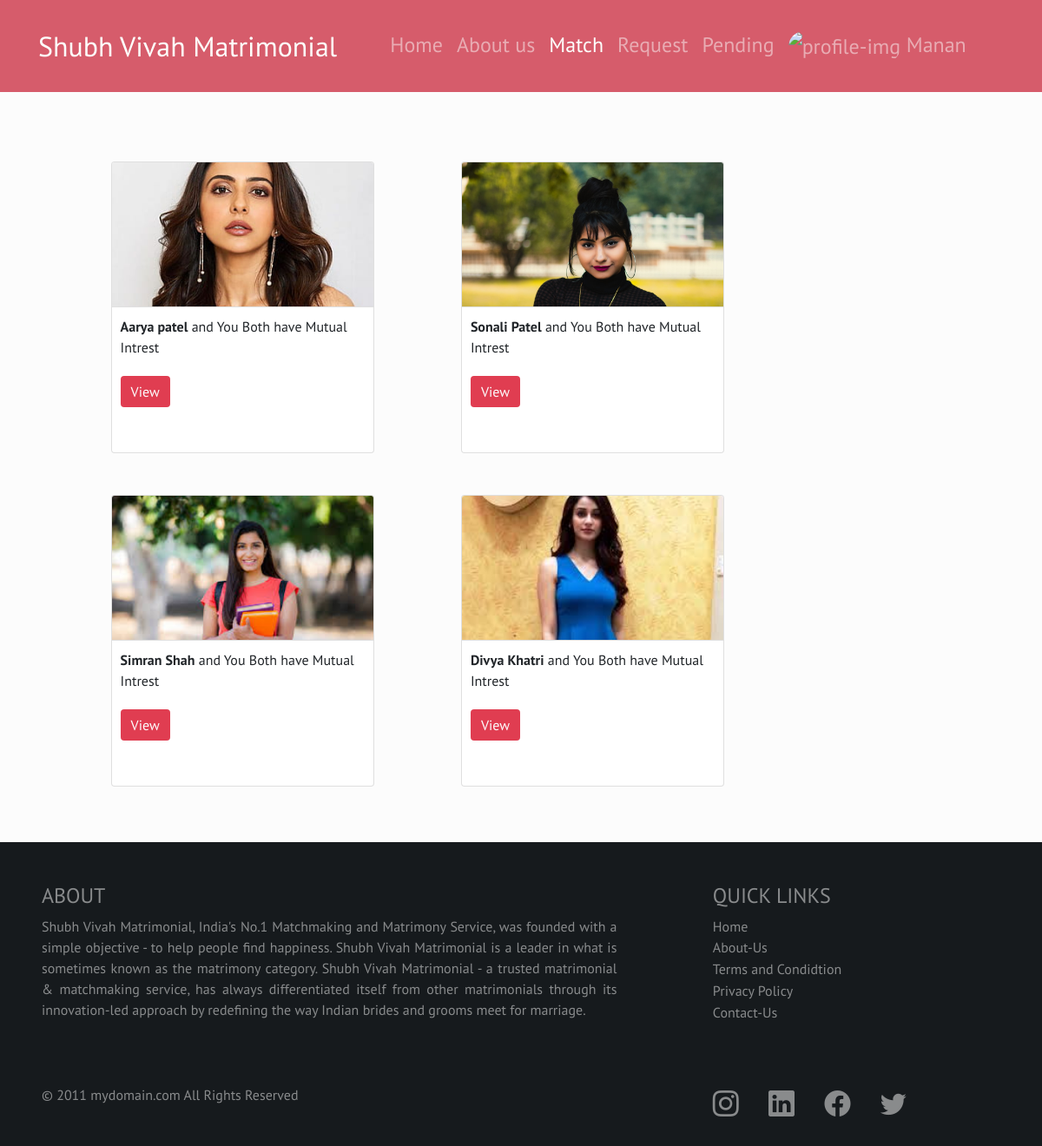
/Matched/ (signed in), run on the app's committed database.
### marriage/models.py (models this page shows, shortened)
class Customer(models.Model):
    email = models.EmailField(max_length=50,unique=True)
    password = models.CharField(max_length=30)
    f_name = models.CharField(max_length=30)
    l_name = models.CharField(max_length=30)
    city = models.CharField(max_length=30)
    state = models.CharField(max_length=30)
    mobile = models.CharField(max_length=10)
    gender = models.CharField(max_length=10)
    birth_date = models.DateField()
    qualification = models.CharField(max_length=30)
    mother_tounge = models.CharField(max_length=30)
    cast = models.CharField(max_length=30)
    Religene = models.CharField(max_length=30)
    occupation = models.CharField(max_length=30)
    age = models.IntegerField(null=True)
    sunshine = models.CharField(default=None,blank=True,max_length=30)
    about = models.TextField(default=None,blank=True,max_length=300)
    height_feet = models.IntegerField(default=None,blank=True,null = True)
    height_inch = models.IntegerField(default=None,blank=True,null = True)
    income = models.IntegerField(default=None,blank=True,null = True)
    def imagePath(instance,filename):
        upload_to = 'profileImg/'
        ext = filename.split('.')[-1]
        filename = '{}.{}'.format(instance.pk, ext)
        return os.path.join(upload_to, filename)
    image = models.ImageField(blank=True, upload_to=imagePath,default = 'default_profile.png')

### marriage/views.py (the view)
# urls.py: path('Matched/',views.matched,name='match'),
def matched(request):
    if 'login_check' in request.session:
        cur_user = name_cur_user(request)
        userID = request.session['login_check']
        matched_user = Matched.objects.filter(person = Customer.objects.get(email = userID)) | Matched.objects.filter(matched_person = Customer.objects.get(email = userID))
        if matched_user.exists():
            interested_dict = []
            for i_user in matched_user:
                if i_user.person == Customer.objects.get(email = userID):
                    data = Customer.objects.values_list('f_name','l_name','image').get(id = i_user.matched_person.id)
                    interested_dict.append({
                        'id':i_user.matched_person.id,
                        'fname': data[0],
                        'lname': data[1],
                        'img' : data[2]
                    })
                else:
                    data = Customer.objects.values_list('f_name','l_name','image').get(id = i_user.person.id)
                    interested_dict.append({
                        'id':i_user.person.id,
                        'fname': data[0],
                        'lname': data[1],
                        'img' : data[2]
                    })
            if interested_dict:
                return render(request,'main/match.html',{'interest':interested_dict,'fname':cur_user[1],'img':cur_user[0]})
            else:
                return render(request,'main/match.html',{'msg':"No Matches Found",'fname':cur_user[1],'img':cur_user[0]})
        else:
            return render(request,'main/match.html',{'msg':"No Matches Found",'fname':cur_user[1],'img':cur_user[0]})
    return redirect('../login')

### marriage/views.py (called while the page is built)
def name_cur_user(request):
    if 'login_check' in request.session:
        cur_user = Customer.objects.get(email = request.session['login_check'])
        return [cur_user.image,cur_user.f_name]
    else:
        return cur_user['','']

### templates/main/match.html (shortened to what this page needs)
{%extends 'main/header.html'%}
{%load static%}
{%block user_body%}
<link rel="stylesheet" href="{% static 'main/match.css'%}">
<main class="main">
  {% if interest %}
  <div class="main-container">
      {% for user in interest %}
        <div class="card">
          <div class="img-div">
            {% if user.img %}
              <img src="../../media/{{user.img}}" class="card-img-top" alt="Profile image not available">
            {% else %}
              <img src="../../media/profileImg/default_profile.png" class="card-img-top" alt="Profile image not available">
            {% endif %}
          </div>
          <div class="card-body">
            <p class="card-text"><strong>{{user.fname}} {{user.lname}}</strong> and You Both have Mutual Intrest <br/></p>
            <div class="interess-btn">
              <form action="{% url 'searchDetail'%}" class="form" method="GET">
                <button type="submit" name="view" id="view" value="{{ user.id }}" class="btn btn-primary">View</button>
              </form>
            </div>
          </div>
        </div>
      {%endfor%}
    </div>
    {%else%}
    <h3 style="padding-top: 10rem; "><center>{{msg}}</center></h3>
  {%endif%}
</main>
{% endblock %}

### templates/main/header.html (shortened to what this page needs)
{%load static%}
<!DOCTYPE html>
<html lang="en">
<head>
    <link href="https://cdn.jsdelivr.net/npm/bootstrap@5.1.3/dist/css/bootstrap.min.css" rel="stylesheet">
    <link rel="stylesheet" href="https://cdn.jsdelivr.net/npm/bootstrap-icons@1.8.1/font/bootstrap-icons.css">
    <link rel="stylesheet" href="{%static 'main/style-header.css'%}">
</head>
<body>
    {% if user_login_check == False %}
        <header>
            <nav class="navbar navbar-expand-lg navbar-light header-main">
                <div class="container-fluid">
                    <a class="navbar-brand" href="{% url 'home' %}">Shubh Vivah Matrimonial</a>
                    <button class="navbar-toggler" type="button" data-bs-toggle="collapse" data-bs-target="#navbarNavAltMarkup" aria-controls="navbarNavAltMarkup" aria-expanded="false" aria-label="Toggle navigation">
                        <span class="navbar-toggler-icon"></span>
                    </button>
                    <div class="collapse navbar-collapse nav-main" id="navbarNavAltMarkup">
                        <div class="navbar-nav">
                        <a class="nav-link" aria-current="page" id="home" href="{% url 'home' %}">Home</a></li>
                        <a class="nav-link" id="about" href="{% url 'about'%}">About us</a>
                        <a class="nav-link" id="logout" href="{% url 'login'%}">Login</a>
                        </div>
                    </div>
                </div>
            </nav>
        </header>
    {% else %}
    <header>
        <nav class="navbar navbar-expand-lg navbar-light header-main">
            <div class="container-fluid">
                <a class="navbar-brand" href="{% url 'home' %}">Shubh Vivah Matrimonial</a>
                <div class="collapse navbar-collapse nav-main" id="navbarNavAltMarkup">
                    <div class="navbar-nav">
                    <a class="nav-link" aria-current="page" id="home" href="{% url 'home' %}">Home</a>
                    <a class="nav-link" id="about" href="{% url 'about'%}">About us</a>
                    <a class="nav-link" id="match" href="{% url 'match'%}">Match</a>
                    <a class="nav-link" id="request" href="{% url 'request' %}">Request
                    </a>
                    <a class="nav-link" id="intrest" href="{% url 'intress' %}">Pending
                    </a>
                    <div class="dropdown">
                        <button class=" nav-link btn btn-secondary bg-transparent border-0" type="button" id="dropdownMenuButton1" data-bs-toggle="dropdown" aria-expanded="false">
                            {% if img %}
                            <img src=" {{ img.url}}" class="image-profile" alt="profile-img" srcset="">
                            {%else%}
                            <img src="../../media/profileImg/default_profile.png" class="image-profile" alt="profile-img" srcset="">
                            {% endif %}
                            {{fname}}
                        </button>
                      </div>
                </div>
            </div>
        </nav>
    </header>
    {% endif %}
    {%block user_body%}
    {%endblock%}
    <footer>
        <div class=" container-fluid m-0 p-5 h-75 w-100 footer-main">
            <div class="footer-left">
                <h4>ABOUT</h4>
                <p>Shubh Vivah Matrimonial, India's No.1 Matchmaking and Matrimony Service, was founded with a simple objective - to help people find happiness. Shubh Vivah Matrimonial is a leader in what is sometimes known as the matrimony category.
                Shubh Vivah Matrimonial - a trusted matrimonial & matchmaking service, has always differentiated itself from other matrimonials through its innovation-led approach by redefining the way Indian brides and grooms meet for marriage.</p>
            </div>
            <div class="footer-right">
                <h4>QUICK LINKS</h4>
                <a class="links" type="button" href="{% url 'home' %}">Home</a><br>
                <a class="links" type="button" href="{% url 'about' %}"><p>About-Us</p></a><br>
                <a class="links" type="button" href="#"><p>Terms and Condidtion</p></a><br>
                <a class="links" type="button" href="#">Privacy Policy</p></a><br>
                <a class="links" type="button" href="#"><p class="link">Contact-Us</p></a><br>
            </div>
        </div>
        <div class="container-fluid m-0 px-5 py-3 w-100 h-25 bottom-div">
            <div class="footer-left">
                <p class="copyright">
                    © 2011 mydomain.com All Rights Reserved
                </p>
            </div>
            <div class="footer-right">
                <div class="icons-p">
                    <a type="button" href="#" class="white"><i class="bi bi-instagram"></i></a>
                    <a type="button" href="#" class="white"><i class="bi bi-linkedin"></i></a>
                    <a type="button" href="#"class="white"><i class="bi bi-facebook"></i></a>
                    <a type="button" href="#"class="white"><i class="bi bi-twitter"></i></a>
                </div>
            </div>
        </div>
    </footer>
</body>
</html>

### static/main/style-header.css (style rules this page uses)
body { font-family: 'PT Sans','Roboto','Consolas','sans-sarif'; margin: 0px; padding: 0px; background-color: #fcfcfc; }
.header-main { background-color: #d65c6b; }
.navbar-brand { font-size: 2rem; font-weight: medium; color: #fdfffc !important; margin-top: 1rem; margin-bottom: 1rem; margin-left: 2rem; }
.nav-main { width: 50%; height: 100%; float: right; margin-right: 3%; text-align: right; }
.navbar-nav { margin-left: auto; margin-right: 2rem; }
.nav-link { font-weight: 500; font-size: 1.5rem; color: rgba(252, 252, 252, 0.5) !important; cursor: pointer; }
.navbar-nav .active { color: #fdfffc !important }
.image-profile { height: 1.5rem; width: 1.5rem; border-radius: 1.5rem; object-fit: cover; object-position: top; overflow: hidden; }
footer { display: block; width: 100%; height: 350px; display: block; background-color: #161A1D; color: #fcfcfc; margin-top: 10%; }
.footer-left { width: 60%; text-align: justify; float: left; color: rgba(252, 252, 252, 0.5); }
.icons-p a { font-size: 30px; margin-right: 30px; color: rgba(252, 252, 252, 0.5); }
.footer-left p { font-style: normal; margin-top: 5px; margin-bottom: 10px; font-size: 16px; }
.footer-right { width: 30%; float: right; font-size: 16px; color: rgba(252, 252, 252, 0.5); }
.footer-left .copyright { font-style: normal; margin-top: auto; }
.footer-right .links { color: rgba(252, 252, 252, 0.5); text-decoration: none; font-weight: medium; }
.footer-right a p { margin-bottom: 1px; }
.white { color: #fcfcfc; }

### static/main/match.css (style rules this page uses)
.main { min-height: 400px; width: 100%; }
.main-container { padding: 5rem; padding-bottom: 0px; }
.card { display: inline-block; margin-left: 3em; margin-right: 3em; margin-bottom: 3em; width: 303px; height: 336px; }
.card .img-div { width: 100%; height: 50%; border-bottom: 1px solid rgb(224, 224, 224); }
.card img { overflow: hidden; object-fit: cover; width: 100%; height: 100%; object-position: 0% 20%; }
.card-body { width: 100%; height: 50%; padding: .6rem; }
.card-body p { font-size: medium; height: 30%; display: block; width: 100%; margin-bottom: 0px; }
footer { margin-top: 1rem; }
.form { display: inline-block; width: auto; }
.btn { background-color: #E03D51; color: #fcfcfc; border: none; display: inline-block; }
.interess-btn { margin-left: auto; margin-right: auto; margin-top: 25px; width: 100%; }

### data on the page
Customer: f_name "Manan"
Customer: shows a picture, fname "Aarya", lname "patel", {{ user.id }} 18 (drawn)
Customer: shows a picture, fname "Sonali", lname "Patel", {{ user.id }} 21 (drawn)
Customer: shows a picture, fname "Simran", lname "Shah", {{ user.id }} 16 (drawn)
Customer: shows a picture, fname "Divya", lname "Khatri", {{ user.id }} 15 (drawn)
